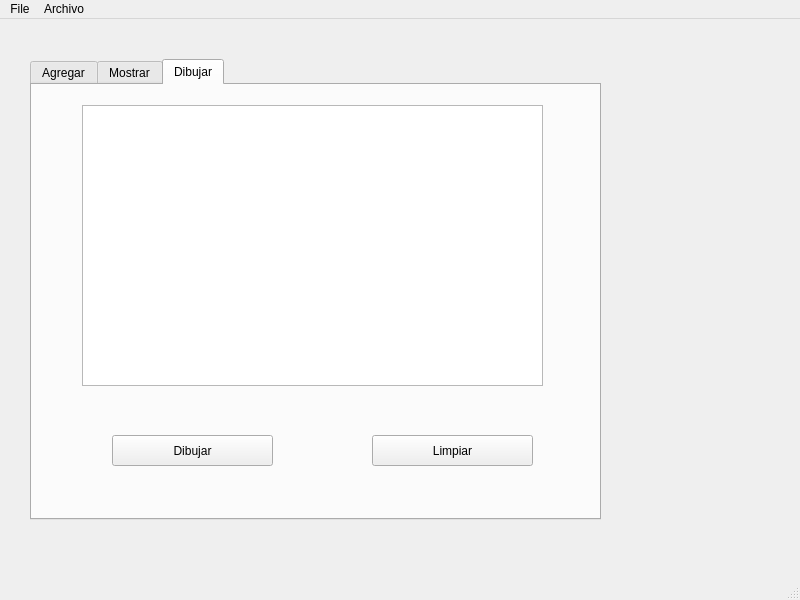
<?xml version="1.0" encoding="UTF-8"?>
<ui version="4.0">
 <class>MainWindow</class>
 <widget class="QMainWindow" name="MainWindow">
  <property name="geometry">
   <rect>
    <x>0</x>
    <y>0</y>
    <width>800</width>
    <height>600</height>
   </rect>
  </property>
  <property name="windowTitle">
   <string>MainWindow</string>
  </property>
  <widget class="QWidget" name="centralwidget">
   <widget class="QTabWidget" name="Dibujar_2">
    <property name="geometry">
     <rect>
      <x>30</x>
      <y>40</y>
      <width>571</width>
      <height>461</height>
     </rect>
    </property>
    <property name="currentIndex">
     <number>2</number>
    </property>
    <widget class="QWidget" name="tab">
     <attribute name="title">
      <string>Agregar</string>
     </attribute>
     <widget class="QGroupBox" name="groupBox">
      <property name="geometry">
       <rect>
        <x>40</x>
        <y>10</y>
        <width>511</width>
        <height>391</height>
       </rect>
      </property>
      <property name="title">
       <string>UI - Neuronas</string>
      </property>
      <widget class="QLineEdit" name="lineEdit">
       <property name="geometry">
        <rect>
         <x>10</x>
         <y>40</y>
         <width>113</width>
         <height>24</height>
        </rect>
       </property>
       <property name="text">
        <string>ID</string>
       </property>
      </widget>
      <widget class="QLineEdit" name="lineEdit_2">
       <property name="geometry">
        <rect>
         <x>10</x>
         <y>80</y>
         <width>113</width>
         <height>24</height>
        </rect>
       </property>
       <property name="text">
        <string>Voltaje</string>
       </property>
      </widget>
      <widget class="QLineEdit" name="lineEdit_3">
       <property name="geometry">
        <rect>
         <x>10</x>
         <y>120</y>
         <width>113</width>
         <height>24</height>
        </rect>
       </property>
       <property name="text">
        <string>Posicion_X</string>
       </property>
      </widget>
      <widget class="QLineEdit" name="lineEdit_4">
       <property name="geometry">
        <rect>
         <x>10</x>
         <y>160</y>
         <width>113</width>
         <height>24</height>
        </rect>
       </property>
       <property name="text">
        <string>Posicion_Y</string>
       </property>
      </widget>
      <widget class="QLineEdit" name="lineEdit_5">
       <property name="geometry">
        <rect>
         <x>10</x>
         <y>200</y>
         <width>113</width>
         <height>24</height>
        </rect>
       </property>
       <property name="text">
        <string>RED</string>
       </property>
      </widget>
      <widget class="QLineEdit" name="lineEdit_6">
       <property name="geometry">
        <rect>
         <x>10</x>
         <y>240</y>
         <width>113</width>
         <height>24</height>
        </rect>
       </property>
       <property name="text">
        <string>GREEN</string>
       </property>
      </widget>
      <widget class="QLineEdit" name="lineEdit_7">
       <property name="geometry">
        <rect>
         <x>10</x>
         <y>290</y>
         <width>113</width>
         <height>24</height>
        </rect>
       </property>
       <property name="text">
        <string>BLUE</string>
       </property>
      </widget>
      <widget class="QPushButton" name="Captura">
       <property name="enabled">
        <bool>true</bool>
       </property>
       <property name="geometry">
        <rect>
         <x>80</x>
         <y>350</y>
         <width>80</width>
         <height>24</height>
        </rect>
       </property>
       <property name="mouseTracking">
        <bool>false</bool>
       </property>
       <property name="accessibleDescription">
        <string notr="true"/>
       </property>
       <property name="text">
        <string>Capturar</string>
       </property>
       <property name="checkable">
        <bool>true</bool>
       </property>
      </widget>
      <widget class="QSpinBox" name="Id">
       <property name="geometry">
        <rect>
         <x>190</x>
         <y>40</y>
         <width>42</width>
         <height>25</height>
        </rect>
       </property>
      </widget>
      <widget class="QSpinBox" name="Posicionx">
       <property name="geometry">
        <rect>
         <x>190</x>
         <y>120</y>
         <width>42</width>
         <height>25</height>
        </rect>
       </property>
      </widget>
      <widget class="QSpinBox" name="PosicionY">
       <property name="geometry">
        <rect>
         <x>190</x>
         <y>160</y>
         <width>42</width>
         <height>25</height>
        </rect>
       </property>
      </widget>
      <widget class="QDoubleSpinBox" name="Voltaje">
       <property name="geometry">
        <rect>
         <x>170</x>
         <y>80</y>
         <width>62</width>
         <height>25</height>
        </rect>
       </property>
      </widget>
      <widget class="QSpinBox" name="red">
       <property name="geometry">
        <rect>
         <x>190</x>
         <y>200</y>
         <width>42</width>
         <height>25</height>
        </rect>
       </property>
      </widget>
      <widget class="QSpinBox" name="green">
       <property name="geometry">
        <rect>
         <x>190</x>
         <y>240</y>
         <width>42</width>
         <height>25</height>
        </rect>
       </property>
      </widget>
      <widget class="QSpinBox" name="blue">
       <property name="geometry">
        <rect>
         <x>190</x>
         <y>290</y>
         <width>42</width>
         <height>25</height>
        </rect>
       </property>
      </widget>
      <widget class="QLabel" name="res">
       <property name="geometry">
        <rect>
         <x>280</x>
         <y>40</y>
         <width>191</width>
         <height>151</height>
        </rect>
       </property>
       <property name="text">
        <string>TextLabel</string>
       </property>
      </widget>
     </widget>
    </widget>
    <widget class="QWidget" name="tab_2">
     <attribute name="title">
      <string>Mostrar</string>
     </attribute>
     <widget class="QTableWidget" name="tableWidget">
      <property name="geometry">
       <rect>
        <x>190</x>
        <y>20</y>
        <width>361</width>
        <height>231</height>
       </rect>
      </property>
     </widget>
     <widget class="QPushButton" name="pushButton">
      <property name="geometry">
       <rect>
        <x>40</x>
        <y>60</y>
        <width>80</width>
        <height>24</height>
       </rect>
      </property>
      <property name="text">
       <string>Mostrar Tabla</string>
      </property>
     </widget>
     <widget class="QPushButton" name="pushButton_2">
      <property name="geometry">
       <rect>
        <x>40</x>
        <y>150</y>
        <width>80</width>
        <height>24</height>
       </rect>
      </property>
      <property name="text">
       <string>Buscar</string>
      </property>
     </widget>
     <widget class="QLineEdit" name="lineEdit_8">
      <property name="geometry">
       <rect>
        <x>20</x>
        <y>200</y>
        <width>113</width>
        <height>24</height>
       </rect>
      </property>
      <property name="placeholderText">
       <string>ID</string>
      </property>
     </widget>
    </widget>
    <widget class="QWidget" name="Grafichview">
     <attribute name="title">
      <string>Dibujar</string>
     </attribute>
     <widget class="QGraphicsView" name="graphicsView">
      <property name="geometry">
       <rect>
        <x>50</x>
        <y>20</y>
        <width>461</width>
        <height>281</height>
       </rect>
      </property>
     </widget>
     <widget class="QPushButton" name="Dibujar">
      <property name="geometry">
       <rect>
        <x>80</x>
        <y>350</y>
        <width>161</width>
        <height>31</height>
       </rect>
      </property>
      <property name="text">
       <string>Dibujar</string>
      </property>
     </widget>
     <widget class="QPushButton" name="Limpiar">
      <property name="geometry">
       <rect>
        <x>340</x>
        <y>350</y>
        <width>161</width>
        <height>31</height>
       </rect>
      </property>
      <property name="text">
       <string>Limpiar</string>
      </property>
     </widget>
    </widget>
   </widget>
  </widget>
  <widget class="QMenuBar" name="menubar">
   <property name="geometry">
    <rect>
     <x>0</x>
     <y>0</y>
     <width>800</width>
     <height>21</height>
    </rect>
   </property>
   <widget class="QMenu" name="menuFile">
    <property name="title">
     <string>File</string>
    </property>
    <addaction name="separator"/>
    <addaction name="actionAbrir"/>
    <addaction name="actionGuardar"/>
   </widget>
   <widget class="QMenu" name="menuArchivo">
    <property name="title">
     <string>Archivo</string>
    </property>
    <addaction name="separator"/>
    <addaction name="separator"/>
    <addaction name="separator"/>
    <addaction name="separator"/>
    <addaction name="actionOpne"/>
    <addaction name="actionSave"/>
   </widget>
   <addaction name="menuFile"/>
   <addaction name="menuArchivo"/>
  </widget>
  <widget class="QStatusBar" name="statusbar"/>
  <action name="actionAbrir">
   <property name="text">
    <string>Abrir</string>
   </property>
  </action>
  <action name="actionGuardar">
   <property name="text">
    <string>Guardar</string>
   </property>
  </action>
  <action name="actionOpne">
   <property name="text">
    <string>Open</string>
   </property>
  </action>
  <action name="actionSave">
   <property name="text">
    <string>Save</string>
   </property>
  </action>
 </widget>
 <resources/>
 <connections/>
</ui>
